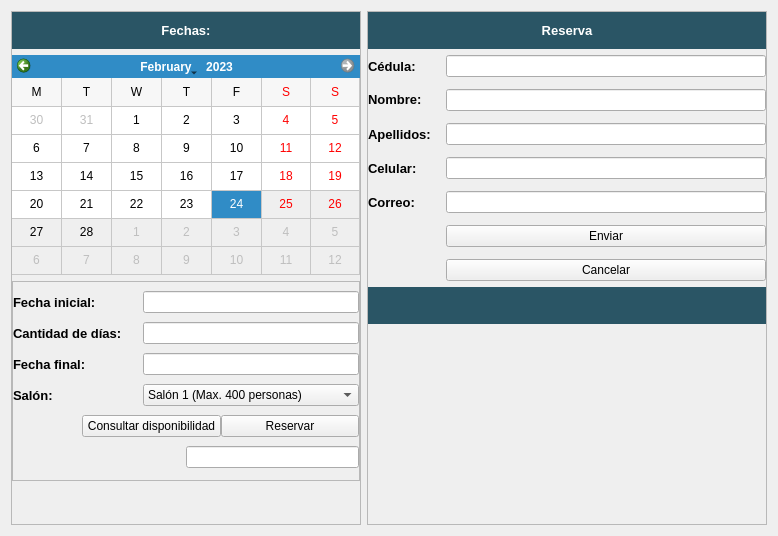
          <widget class="QWidget" name="pg_inicio">
           <property name="enabled">
            <bool>true</bool>
           </property>
           <layout class="QHBoxLayout" name="horizontalLayout_2">
            <item>
             <widget class="QFrame" name="frameciz">
              <property name="minimumSize">
               <size>
                <width>330</width>
                <height>400</height>
               </size>
              </property>
              <property name="maximumSize">
               <size>
                <width>350</width>
                <height>514</height>
               </size>
              </property>
              <property name="frameShape">
               <enum>QFrame::StyledPanel</enum>
              </property>
              <property name="frameShadow">
               <enum>QFrame::Raised</enum>
              </property>
              <layout class="QVBoxLayout" name="verticalLayout_4">
               <property name="leftMargin">
                <number>0</number>
               </property>
               <property name="topMargin">
                <number>0</number>
               </property>
               <property name="rightMargin">
                <number>0</number>
               </property>
               <item>
                <widget class="QLabel" name="label_calendar">
                 <property name="minimumSize">
                  <size>
                   <width>0</width>
                   <height>37</height>
                  </size>
                 </property>
                 <property name="maximumSize">
                  <size>
                   <width>400</width>
                   <height>37</height>
                  </size>
                 </property>
                 <property name="palette">
                  <palette>
                   <active>
                    <colorrole role="WindowText">
                     <brush brushstyle="SolidPattern">
                      <color alpha="255">
                       <red>255</red>
                       <green>255</green>
                       <blue>255</blue>
                      </color>
                     </brush>
                    </colorrole>
                    <colorrole role="Button">
                     <brush brushstyle="SolidPattern">
                      <color alpha="255">
                       <red>42</red>
                       <green>85</green>
                       <blue>101</blue>
                      </color>
                     </brush>
                    </colorrole>
                    <colorrole role="Mid">
                     <brush brushstyle="SolidPattern">
                      <color alpha="255">
                       <red>42</red>
                       <green>85</green>
                       <blue>101</blue>
                      </color>
                     </brush>
                    </colorrole>
                    <colorrole role="Text">
                     <brush brushstyle="SolidPattern">
                      <color alpha="255">
                       <red>255</red>
                       <green>255</green>
                       <blue>255</blue>
                      </color>
                     </brush>
                    </colorrole>
                    <colorrole role="ButtonText">
                     <brush brushstyle="SolidPattern">
                      <color alpha="255">
                       <red>255</red>
                       <green>255</green>
                       <blue>255</blue>
                      </color>
                     </brush>
                    </colorrole>
                    <colorrole role="Base">
                     <brush brushstyle="SolidPattern">
                      <color alpha="255">
                       <red>42</red>
                       <green>85</green>
                       <blue>101</blue>
                      </color>
                     </brush>
                    </colorrole>
                    <colorrole role="Window">
                     <brush brushstyle="SolidPattern">
                      <color alpha="255">
                       <red>42</red>
                       <green>85</green>
                       <blue>101</blue>
                      </color>
                     </brush>
                    </colorrole>
                   </active>
                   <inactive>
                    <colorrole role="WindowText">
                     <brush brushstyle="SolidPattern">
                      <color alpha="255">
                       <red>255</red>
                       <green>255</green>
                       <blue>255</blue>
                      </color>
                     </brush>
                    </colorrole>
                    <colorrole role="Button">
                     <brush brushstyle="SolidPattern">
                      <color alpha="255">
                       <red>42</red>
                       <green>85</green>
                       <blue>101</blue>
                      </color>
                     </brush>
                    </colorrole>
                    <colorrole role="Mid">
                     <brush brushstyle="SolidPattern">
                      <color alpha="255">
                       <red>42</red>
                       <green>85</green>
                       <blue>101</blue>
                      </color>
                     </brush>
                    </colorrole>
                    <colorrole role="Text">
                     <brush brushstyle="SolidPattern">
                      <color alpha="255">
                       <red>255</red>
                       <green>255</green>
                       <blue>255</blue>
                      </color>
                     </brush>
                    </colorrole>
                    <colorrole role="ButtonText">
                     <brush brushstyle="SolidPattern">
                      <color alpha="255">
                       <red>255</red>
                       <green>255</green>
                       <blue>255</blue>
                      </color>
                     </brush>
                    </colorrole>
                    <colorrole role="Base">
                     <brush brushstyle="SolidPattern">
                      <color alpha="255">
                       <red>42</red>
                       <green>85</green>
                       <blue>101</blue>
                      </color>
                     </brush>
                    </colorrole>
                    <colorrole role="Window">
                     <brush brushstyle="SolidPattern">
                      <color alpha="255">
                       <red>42</red>
                       <green>85</green>
                       <blue>101</blue>
                      </color>
                     </brush>
                    </colorrole>
                   </inactive>
                   <disabled>
                    <colorrole role="WindowText">
                     <brush brushstyle="SolidPattern">
                      <color alpha="255">
                       <red>255</red>
                       <green>255</green>
                       <blue>255</blue>
                      </color>
                     </brush>
                    </colorrole>
                    <colorrole role="Button">
                     <brush brushstyle="SolidPattern">
                      <color alpha="255">
                       <red>42</red>
                       <green>85</green>
                       <blue>101</blue>
                      </color>
                     </brush>
                    </colorrole>
                    <colorrole role="Mid">
                     <brush brushstyle="SolidPattern">
                      <color alpha="255">
                       <red>42</red>
                       <green>85</green>
                       <blue>101</blue>
                      </color>
                     </brush>
                    </colorrole>
                    <colorrole role="Text">
                     <brush brushstyle="SolidPattern">
                      <color alpha="255">
                       <red>255</red>
                       <green>255</green>
                       <blue>255</blue>
                      </color>
                     </brush>
                    </colorrole>
                    <colorrole role="ButtonText">
                     <brush brushstyle="SolidPattern">
                      <color alpha="255">
                       <red>255</red>
                       <green>255</green>
                       <blue>255</blue>
                      </color>
                     </brush>
                    </colorrole>
                    <colorrole role="Base">
                     <brush brushstyle="SolidPattern">
                      <color alpha="255">
                       <red>42</red>
                       <green>85</green>
                       <blue>101</blue>
                      </color>
                     </brush>
                    </colorrole>
                    <colorrole role="Window">
                     <brush brushstyle="SolidPattern">
                      <color alpha="255">
                       <red>42</red>
                       <green>85</green>
                       <blue>101</blue>
                      </color>
                     </brush>
                    </colorrole>
                   </disabled>
                  </palette>
                 </property>
                 <property name="font">
                  <font>
                   <pointsize>10</pointsize>
                   <weight>75</weight>
                   <bold>true</bold>
                  </font>
                 </property>
                 <property name="styleSheet">
                  <string notr="true">background-color: rgb(42, 85, 101);
color: rgb(255, 255, 255);</string>
                 </property>
                 <property name="text">
                  <string>Fechas:</string>
                 </property>
                 <property name="alignment">
                  <set>Qt::AlignCenter</set>
                 </property>
                </widget>
               </item>
               <item>
                <widget class="QCalendarWidget" name="calendarW_ini">
                 <property name="enabled">
                  <bool>true</bool>
                 </property>
                 <property name="minimumSize">
                  <size>
                   <width>348</width>
                   <height>220</height>
                  </size>
                 </property>
                 <property name="maximumSize">
                  <size>
                   <width>348</width>
                   <height>220</height>
                  </size>
                 </property>
                 <property name="palette">
                  <palette>
                   <active>
                    <colorrole role="Link">
                     <brush brushstyle="SolidPattern">
                      <color alpha="255">
                       <red>42</red>
                       <green>85</green>
                       <blue>101</blue>
                      </color>
                     </brush>
                    </colorrole>
                   </active>
                   <inactive>
                    <colorrole role="Link">
                     <brush brushstyle="SolidPattern">
                      <color alpha="255">
                       <red>42</red>
                       <green>85</green>
                       <blue>101</blue>
                      </color>
                     </brush>
                    </colorrole>
                   </inactive>
                   <disabled>
                    <colorrole role="Link">
                     <brush brushstyle="SolidPattern">
                      <color alpha="255">
                       <red>42</red>
                       <green>85</green>
                       <blue>101</blue>
                      </color>
                     </brush>
                    </colorrole>
                   </disabled>
                  </palette>
                 </property>
                 <property name="mouseTracking">
                  <bool>true</bool>
                 </property>
                 <property name="tabletTracking">
                  <bool>false</bool>
                 </property>
                 <property name="layoutDirection">
                  <enum>Qt::LeftToRight</enum>
                 </property>
                 <property name="autoFillBackground">
                  <bool>true</bool>
                 </property>
                 <property name="styleSheet">
                  <string notr="true"/>
                 </property>
                 <property name="minimumDate">
                  <date>
                   <year>2022</year>
                   <month>9</month>
                   <day>24</day>
                  </date>
                 </property>
                 <property name="maximumDate">
                  <date>
                   <year>2023</year>
                   <month>2</month>
                   <day>24</day>
                  </date>
                 </property>
                 <property name="firstDayOfWeek">
                  <enum>Qt::Monday</enum>
                 </property>
                 <property name="gridVisible">
                  <bool>true</bool>
                 </property>
                 <property name="selectionMode">
                  <enum>QCalendarWidget::SingleSelection</enum>
                 </property>
                 <property name="horizontalHeaderFormat">
                  <enum>QCalendarWidget::SingleLetterDayNames</enum>
                 </property>
                 <property name="verticalHeaderFormat">
                  <enum>QCalendarWidget::NoVerticalHeader</enum>
                 </property>
                 <property name="navigationBarVisible">
                  <bool>true</bool>
                 </property>
                 <property name="dateEditEnabled">
                  <bool>true</bool>
                 </property>
                </widget>
               </item>
               <item>
                <widget class="QFrame" name="frame_5">
                 <property name="minimumSize">
                  <size>
                   <width>300</width>
                   <height>200</height>
                  </size>
                 </property>
                 <property name="maximumSize">
                  <size>
                   <width>400</width>
                   <height>200</height>
                  </size>
                 </property>
                 <property name="frameShape">
                  <enum>QFrame::StyledPanel</enum>
                 </property>
                 <property name="frameShadow">
                  <enum>QFrame::Raised</enum>
                 </property>
                 <layout class="QVBoxLayout" name="verticalLayout_8" stretch="1,1,1,1,1,0">
                  <property name="spacing">
                   <number>0</number>
                  </property>
                  <property name="leftMargin">
                   <number>0</number>
                  </property>
                  <property name="topMargin">
                   <number>0</number>
                  </property>
                  <property name="rightMargin">
                   <number>0</number>
                  </property>
                  <property name="bottomMargin">
                   <number>0</number>
                  </property>
                  <item>
                   <layout class="QHBoxLayout" name="horizontalLayout_10" stretch="3,5">
                    <item>
                     <widget class="QLabel" name="labelFinicio">
                      <property name="font">
                       <font>
                        <pointsize>10</pointsize>
                        <weight>75</weight>
                        <bold>true</bold>
                       </font>
                      </property>
                      <property name="text">
                       <string>Fecha inicial:</string>
                      </property>
                     </widget>
                    </item>
                    <item>
                     <widget class="QLineEdit" name="LE_finicial_ini">
                      <property name="readOnly">
                       <bool>true</bool>
                      </property>
                     </widget>
                    </item>
                   </layout>
                  </item>
                  <item>
                   <layout class="QHBoxLayout" name="horizontalLayout_9" stretch="3,5">
                    <item>
                     <widget class="QLabel" name="labeldays">
                      <property name="font">
                       <font>
                        <pointsize>10</pointsize>
                        <weight>75</weight>
                        <bold>true</bold>
                       </font>
                      </property>
                      <property name="text">
                       <string>Cantidad de días:</string>
                      </property>
                     </widget>
                    </item>
                    <item>
                     <widget class="QLineEdit" name="LE_dias_ini">
                      <property name="readOnly">
                       <bool>false</bool>
                      </property>
                     </widget>
                    </item>
                   </layout>
                  </item>
                  <item>
                   <layout class="QHBoxLayout" name="horizontalLayout_8" stretch="3,5">
                    <item>
                     <widget class="QLabel" name="lblfinaldate">
                      <property name="font">
                       <font>
                        <pointsize>10</pointsize>
                        <weight>75</weight>
                        <bold>true</bold>
                       </font>
                      </property>
                      <property name="text">
                       <string>Fecha final:</string>
                      </property>
                     </widget>
                    </item>
                    <item>
                     <widget class="QLineEdit" name="LE_ffinal_ini">
                      <property name="readOnly">
                       <bool>true</bool>
                      </property>
                     </widget>
                    </item>
                   </layout>
                  </item>
                  <item>
                   <layout class="QHBoxLayout" name="horizontalLayout_7" stretch="3,5">
                    <item>
                     <widget class="QLabel" name="labelsalon">
                      <property name="font">
                       <font>
                        <pointsize>10</pointsize>
                        <weight>75</weight>
                        <bold>true</bold>
                       </font>
                      </property>
                      <property name="text">
                       <string>Salón:</string>
                      </property>
                     </widget>
                    </item>
                    <item>
                     <widget class="QComboBox" name="cBsalon_ini">
                      <property name="layoutDirection">
                       <enum>Qt::LeftToRight</enum>
                      </property>
                      <item>
                       <property name="text">
                        <string>Salón 1 (Max. 400 personas)</string>
                       </property>
                      </item>
                      <item>
                       <property name="text">
                        <string>Salón 2 (Máx. 200 personas)</string>
                       </property>
                      </item>
                      <item>
                       <property name="text">
                        <string>Salón 3 (Máx. 100 personas)</string>
                       </property>
                      </item>
                      <item>
                       <property name="text">
                        <string>Salón 4 (Máx. 50 personas)</string>
                       </property>
                      </item>
                     </widget>
                    </item>
                   </layout>
                  </item>
                  <item>
                   <layout class="QHBoxLayout" name="horizontalLayout_11" stretch="1,2,2">
                    <item>
                     <spacer name="horizontalSpacer_2">
                      <property name="orientation">
                       <enum>Qt::Horizontal</enum>
                      </property>
                      <property name="sizeHint" stdset="0">
                       <size>
                        <width>40</width>
                        <height>20</height>
                       </size>
                      </property>
                     </spacer>
                    </item>
                    <item>
                     <widget class="QPushButton" name="btn_dispon_ini">
                      <property name="text">
                       <string>Consultar disponibilidad</string>
                      </property>
                     </widget>
                    </item>
                    <item>
                     <widget class="QPushButton" name="btn_reservar_ini">
                      <property name="text">
                       <string>Reservar</string>
                      </property>
                     </widget>
                    </item>
                   </layout>
                  </item>
                  <item>
                   <layout class="QHBoxLayout" name="horizontalLayout_18">
                    <property name="spacing">
                     <number>0</number>
                    </property>
                    <item>
                     <spacer name="horizontalSpacer_4">
                      <property name="orientation">
                       <enum>Qt::Horizontal</enum>
                      </property>
                      <property name="sizeHint" stdset="0">
                       <size>
                        <width>40</width>
                        <height>20</height>
                       </size>
                      </property>
                     </spacer>
                    </item>
                    <item>
                     <widget class="QLineEdit" name="LE_Dispon_ini">
                      <property name="readOnly">
                       <bool>true</bool>
                      </property>
                     </widget>
                    </item>
                   </layout>
                  </item>
                 </layout>
                </widget>
               </item>
               <item>
                <spacer name="verticalSpacer">
                 <property name="orientation">
                  <enum>Qt::Vertical</enum>
                 </property>
                 <property name="sizeHint" stdset="0">
                  <size>
                   <width>20</width>
                   <height>40</height>
                  </size>
                 </property>
                </spacer>
               </item>
              </layout>
             </widget>
            </item>
            <item>
             <widget class="QFrame" name="framecder">
              <property name="enabled">
               <bool>true</bool>
              </property>
              <property name="minimumSize">
               <size>
                <width>400</width>
                <height>0</height>
               </size>
              </property>
              <property name="maximumSize">
               <size>
                <width>400</width>
                <height>16777215</height>
               </size>
              </property>
              <property name="acceptDrops">
               <bool>false</bool>
              </property>
              <property name="autoFillBackground">
               <bool>false</bool>
              </property>
              <property name="frameShape">
               <enum>QFrame::StyledPanel</enum>
              </property>
              <property name="frameShadow">
               <enum>QFrame::Raised</enum>
              </property>
              <layout class="QVBoxLayout" name="verticalLayout_7">
               <property name="leftMargin">
                <number>0</number>
               </property>
               <property name="topMargin">
                <number>0</number>
               </property>
               <property name="rightMargin">
                <number>0</number>
               </property>
               <property name="bottomMargin">
                <number>0</number>
               </property>
               <item>
                <widget class="QLabel" name="label_8">
                 <property name="minimumSize">
                  <size>
                   <width>0</width>
                   <height>37</height>
                  </size>
                 </property>
                 <property name="font">
                  <font>
                   <pointsize>10</pointsize>
                   <weight>75</weight>
                   <bold>true</bold>
                  </font>
                 </property>
                 <property name="styleSheet">
                  <string notr="true">background-color: rgb(42, 85, 101);
color: rgb(255, 255, 255);</string>
                 </property>
                 <property name="text">
                  <string>Reserva</string>
                 </property>
                 <property name="alignment">
                  <set>Qt::AlignCenter</set>
                 </property>
                </widget>
               </item>
               <item>
                <layout class="QFormLayout" name="formLayout_2">
                 <property name="horizontalSpacing">
                  <number>15</number>
                 </property>
                 <property name="verticalSpacing">
                  <number>12</number>
                 </property>
                 <item row="0" column="0">
                  <widget class="QLabel" name="lbl_ID">
                   <property name="font">
                    <font>
                     <pointsize>10</pointsize>
                     <weight>75</weight>
                     <bold>true</bold>
                    </font>
                   </property>
                   <property name="text">
                    <string>Cédula:</string>
                   </property>
                  </widget>
                 </item>
                 <item row="0" column="1">
                  <widget class="QLineEdit" name="LE_ID_ini"/>
                 </item>
                 <item row="1" column="0">
                  <widget class="QLabel" name="Nombre">
                   <property name="font">
                    <font>
                     <pointsize>10</pointsize>
                     <weight>75</weight>
                     <bold>true</bold>
                    </font>
                   </property>
                   <property name="text">
                    <string>&lt;html&gt;&lt;head/&gt;&lt;body&gt;&lt;p&gt;Nombre:&lt;/p&gt;&lt;/body&gt;&lt;/html&gt;</string>
                   </property>
                  </widget>
                 </item>
                 <item row="1" column="1">
                  <widget class="QLineEdit" name="LE_Nombre_ini"/>
                 </item>
                 <item row="2" column="0">
                  <widget class="QLabel" name="lbl_apellido">
                   <property name="font">
                    <font>
                     <pointsize>10</pointsize>
                     <weight>75</weight>
                     <bold>true</bold>
                    </font>
                   </property>
                   <property name="text">
                    <string>Apellidos:</string>
                   </property>
                  </widget>
                 </item>
                 <item row="2" column="1">
                  <widget class="QLineEdit" name="LE_Apellidos_ini"/>
                 </item>
                 <item row="3" column="0">
                  <widget class="QLabel" name="lbl_celular">
                   <property name="font">
                    <font>
                     <pointsize>10</pointsize>
                     <weight>75</weight>
                     <bold>true</bold>
                    </font>
                   </property>
                   <property name="text">
                    <string>Celular:</string>
                   </property>
                  </widget>
                 </item>
                 <item row="3" column="1">
                  <widget class="QLineEdit" name="LE_Cel_ini"/>
                 </item>
                 <item row="4" column="0">
                  <widget class="QLabel" name="lbl_correo">
                   <property name="font">
                    <font>
                     <pointsize>10</pointsize>
                     <weight>75</weight>
                     <bold>true</bold>
                    </font>
                   </property>
                   <property name="text">
                    <string>Correo:</string>
                   </property>
                  </widget>
                 </item>
                 <item row="4" column="1">
                  <widget class="QLineEdit" name="LE_Correo_ini"/>
                 </item>
                 <item row="5" column="1">
                  <widget class="QPushButton" name="btn_enviar_ini">
                   <property name="text">
                    <string>Enviar</string>
                   </property>
                  </widget>
                 </item>
                 <item row="6" column="1">
                  <widget class="QPushButton" name="btn_cancelar_ini">
                   <property name="text">
                    <string>Cancelar</string>
                   </property>
                  </widget>
                 </item>
                </layout>
               </item>
               <item>
                <widget class="QLabel" name="lbl_confirm_ini">
                 <property name="minimumSize">
                  <size>
                   <width>0</width>
                   <height>37</height>
                  </size>
                 </property>
                 <property name="maximumSize">
                  <size>
                   <width>16777156</width>
                   <height>37</height>
                  </size>
                 </property>
                 <property name="font">
                  <font>
                   <pointsize>10</pointsize>
                   <weight>75</weight>
                   <bold>true</bold>
                  </font>
                 </property>
                 <property name="styleSheet">
                  <string notr="true">background-color: rgb(42, 85, 101);
color: rgb(255, 255, 255);</string>
                 </property>
                 <property name="text">
                  <string/>
                 </property>
                 <property name="alignment">
                  <set>Qt::AlignCenter</set>
                 </property>
                </widget>
               </item>
               <item>
                <spacer name="verticalSpacer_2">
                 <property name="orientation">
                  <enum>Qt::Vertical</enum>
                 </property>
                 <property name="sizeHint" stdset="0">
                  <size>
                   <width>20</width>
                   <height>40</height>
                  </size>
                 </property>
                </spacer>
               </item>
              </layout>
             </widget>
            </item>
           </layout>
          </widget>
